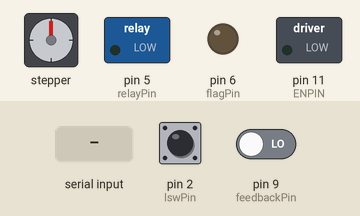
Recording of a sketch running on a simulated Arduino Uno, built with avr-gcc and run on an emulated ATmega328P. On the bench: stepper motor, switched loads named in the sketch (green lamp = pin HIGH), output pins drawn as LEDs (lit = HIGH). The test bench sets the inputs (shaded band); at power-on: pin 2 (lswPin) HIGH, pin 9 (feedbackPin) LOW. Stepper angles assume 200 steps per turn.

Above: at 1.2 s.
1.3 s: "start\n" received over Serial
At 1.9 s:
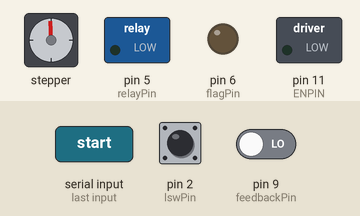
4.3 s: pin 2 (lswPin) pulled LOW for 0.15 s
At 5.1 s:
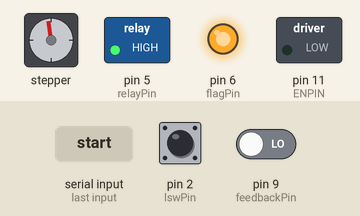
At 12.8 s:
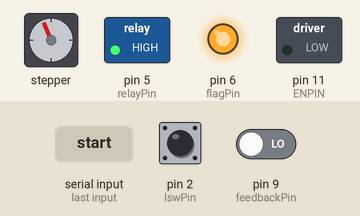
Timing chart, 0 to 25.8 s (numbered marks = the images above; inputs shaded):
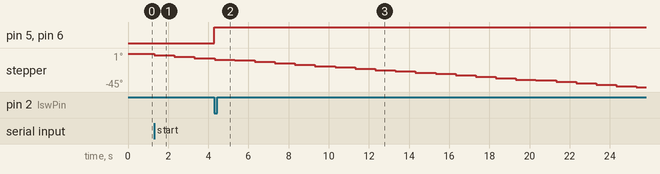

Measured:
- after the input at 4.3 s, pin 5 (relayPin), pin 6 (flagPin): LOW → HIGH at once

The sketch:

gong_stepper.ino
```cpp
#include <AccelStepper.h>

#define DIR  7
#define STEP 8
#define ENPIN 11
#define relayPin 5
#define lswPin 2
#define flagPin 6
#define feedbackPin 9

AccelStepper gongStepper(AccelStepper::DRIVER, STEP, DIR);
String initCMD;

void setup() {
  // put your setup code here, to run once:
  Serial.begin(9600);
  pinMode(ENPIN, OUTPUT);
  pinMode(relayPin, OUTPUT);
  pinMode(flagPin, OUTPUT);
  pinMode(feedbackPin, INPUT);
  digitalWrite(flagPin, LOW);
  digitalWrite(relayPin, LOW);
  digitalWrite(ENPIN, LOW);
  attachInterrupt(digitalPinToInterrupt(lswPin), sw_hit, LOW);
}

void loop(){
  // put your main code here, to run repeatedly:
  int readPin = digitalRead(feedbackPin);
  if(readPin == HIGH){
    delay(1000);
    digitalWrite(relayPin, LOW);
    }
    if(Serial.available()){
    initCMD = Serial.readStringUntil('\n');
    initCMD.trim();
    if(initCMD.equals("start")){
      //Serial.println("Started");
      gongSeq();
    }
  }
}

void sw_hit(){
  //Serial.println("hit");
  digitalWrite(relayPin, HIGH);
  digitalWrite(flagPin, HIGH);
  }

void gongSeq(){
  //Serial.println("gong initiated");
  gongStepper.setSpeed(200);  //gong motor speed
  gongStepper.setAcceleration(20); //gong motor acceleration
  gongStepper.moveTo(-2000); // gong motor position (for how long the sequence will run)
  while(gongStepper.distanceToGo() != 0){
  gongStepper.run();
  }
  gongStepper.setCurrentPosition(0);
}
```
